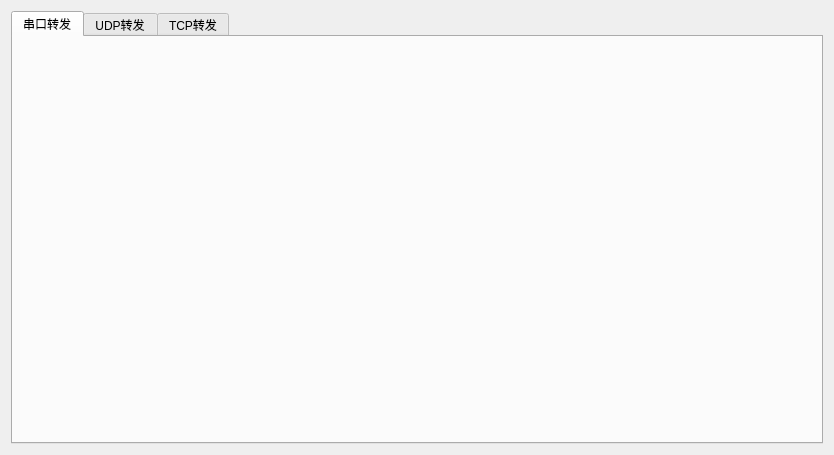
<?xml version="1.0" encoding="UTF-8"?>
<ui version="4.0">
 <class>TransmissionSettings</class>
 <widget class="QWidget" name="TransmissionSettings">
  <property name="geometry">
   <rect>
    <x>0</x>
    <y>0</y>
    <width>834</width>
    <height>455</height>
   </rect>
  </property>
  <property name="windowTitle">
   <string>数据转发</string>
  </property>
  <layout class="QVBoxLayout" name="verticalLayout">
   <item>
    <widget class="QTabWidget" name="tabWidget">
     <property name="currentIndex">
      <number>0</number>
     </property>
     <widget class="QWidget" name="serialPortWidget">
      <attribute name="title">
       <string>串口转发</string>
      </attribute>
     </widget>
     <widget class="QWidget" name="udpWidget">
      <attribute name="title">
       <string>UDP转发</string>
      </attribute>
     </widget>
     <widget class="QWidget" name="tcpWidget">
      <attribute name="title">
       <string>TCP转发</string>
      </attribute>
     </widget>
    </widget>
   </item>
  </layout>
 </widget>
 <resources/>
 <connections/>
</ui>
